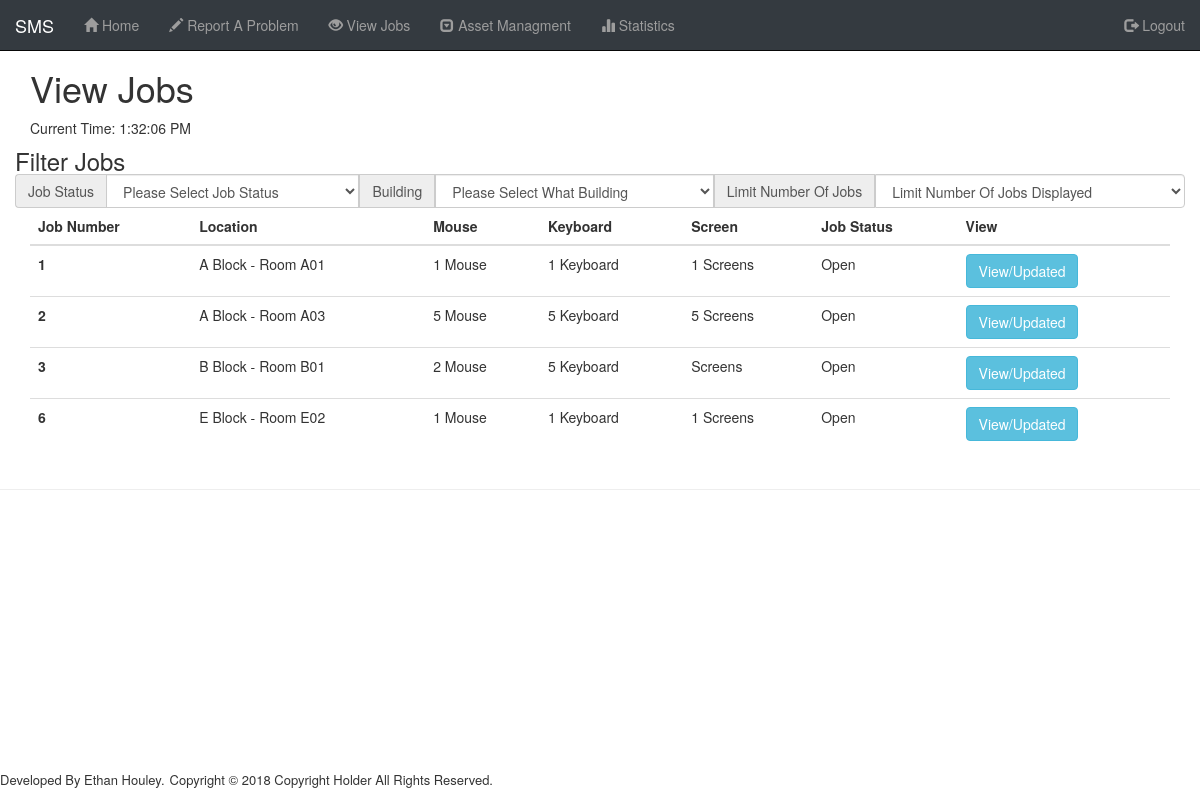
The app's page /PHP/view/ViewJobs.php (signed in), older data.
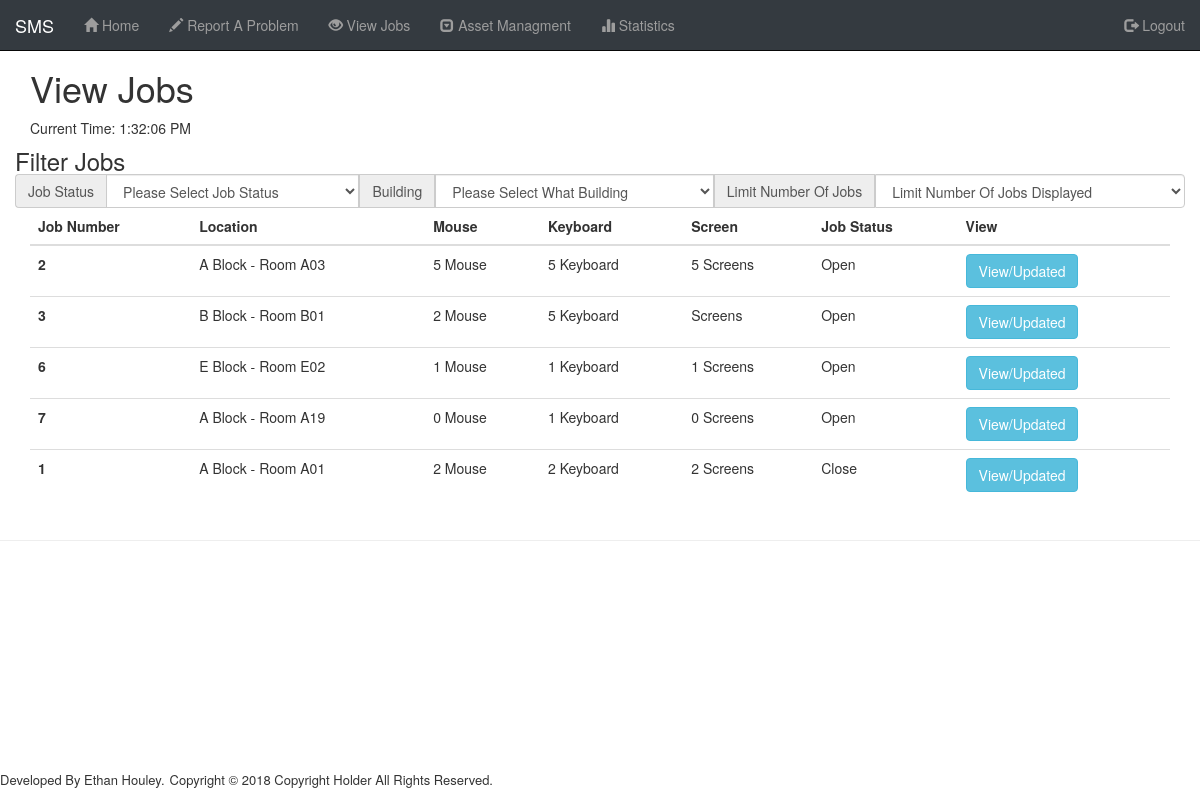
The same page, newer data.
### tables this page shows
CREATE TABLE `job` (
  `JobID` int(10) UNSIGNED NOT NULL,
  `DateLogged` timestamp NOT NULL DEFAULT CURRENT_TIMESTAMP,
  `UserID` int(10) UNSIGNED NOT NULL,
  `RoomID` int(10) UNSIGNED NOT NULL,
  `AssetID` int(10) UNSIGNED DEFAULT NULL,
  `Broken_Mouse` varchar(255) DEFAULT NULL,
  `Broken_Keyboard` varchar(255) DEFAULT NULL,
  `Broken_Screen` varchar(255) DEFAULT NULL,
  `ExtraInfo` text,
  `JobStatusID` int(10) UNSIGNED NOT NULL DEFAULT '0',
  `PartsUsed` varchar(255) DEFAULT NULL,
  `DateComplete` timestamp NULL DEFAULT CURRENT_TIMESTAMP
);

CREATE TABLE `building` (
  `BuildingID` int(10) UNSIGNED NOT NULL,
  `BuildingName` varchar(255) NOT NULL
);

CREATE TABLE `rooms` (
  `RoomID` int(10) UNSIGNED NOT NULL,
  `RoomName` varchar(255) NOT NULL,
  `BuildingID` int(10) UNSIGNED NOT NULL
);

CREATE TABLE `jobstatus` (
  `JobStatusID` int(10) UNSIGNED NOT NULL,
  `JobStatusName` varchar(10) NOT NULL
);

### PHP/View/ViewJobs.php (the view, shortened to what this page needs)
<?php
		include 'include/header.php';
		include 'include/Admin_Access.php';
?>
<div class="Work_Around_Nav">
  <div class="container">
    <h1>View Jobs</h1>
    <p>Current Time:
      <span class="clock" id="time"></span>
    </p>
  </div>
  <div class="container">
    <div class="row">
      <div class="row_heading">
        <h3>Filter Jobs</h3>
      </div>
      <div class="input-group">
        <span class="input-group-addon" id="basic-addon1">Job Status</span>
        <select class="form-control" name="JobStatus" id="JobStatus">
          <option disabled selected>Please Select Job Status</option>
        </select>
        <span class="input-group-addon" id="basic-addon1">Building</span>
				<select class="form-control" name="Building" id="BuildingNumber" onchange="GetRoomInfo(this.value)">
					<option disabled selected>Please Select What Building </option>
					<?php
					echo "</select>";
					?>
          <span class="input-group-addon" id="basic-addon1">Limit Number Of Jobs</span>
          <select class="form-control" name="Displayed" id="Displayed">
            <option disabled selected>Limit Number Of Jobs Displayed </option>
          </select>
      </div>
    </div>
    <table class="table">
      <thead>
        <tr>
          <th>Job Number</th>
          <th>Location</th>
          <th>Mouse</th>
          <th>Keyboard</th>
          <th>Screen</th>
          <th>Job Status</th>
          <th>View</th>
        </tr>
      </thead>
      <tbody>
      <?php
        $JobsLogged_MySQL = "SELECT * FROM job
				INNER JOIN rooms ON job.RoomID = rooms.RoomID
				INNER JOIN building ON rooms.BuildingID = building.BuildingID
				INNER JOIN jobstatus ON job.JobStatusID = jobstatus.JobStatusID;";
        $conn = dbConnect();
      	$stmt = $conn->prepare($JobsLogged_MySQL);
      	$stmt->execute();
      	$result = $stmt->fetchAll();
        foreach($result as $row) {
          echo "<tr>";
          echo '<th scope="row"> ' . $row['JobID'] . ' </th>';
          echo '<td>'. $row['BuildingName'] . ' - Room ' . $row['RoomName'] . '</td>';
          echo '<td>' . $row['Broken_Mouse'] . ' Mouse</td>';
          echo '<td>' . $row['Broken_Keyboard'] . ' Keyboard</td>';
          echo '<td>' . $row['Broken_Screen'] . ' Screens</td>';
          echo '<td>' . $row['JobStatusName'] . '</td>';
          echo '<td><button type="button" class="btn btn-ms btn-info" name="button" onclick="OpenJob(this)" value="'. $row['JobID'] .'" data-toggle="modal" data-target="#JobInfo">View/Updated</button></td>';
          echo "</tr>";
        }
      ?>
      </tbody>
    </table>
  </div>
  <hr>
  <?php
    include 'include/footer.php';
  ?>

### PHP/View/include/header.php (shortened to what this page needs)
<!DOCTYPE html>
<html lang="en">
<head>
	<link rel="stylesheet" href="https://maxcdn.bootstrapcdn.com/bootstrap/3.3.7/css/bootstrap.min.css">
	<link rel="stylesheet" type="text/css" media="screen" href="css/master.css" />
</head>
<body>

### PHP/View/include/Admin_Access.php (shortened to what this page needs)
<?php
  include 'include/header.php';
  switch ($_SESSION['UserStatus']) {
    case 2:
      include 'include/Admin_Nav.php';
      break;
  }
  ?>

### PHP/View/include/Admin_Nav.php (shortened to what this page needs)
<nav class="navbar navbar-inverse remove_radius navbar-fixed-top background_black">
	<div class="container-fluid">
		<div class="navbar-header">
			<a class="navbar-brand" href="#">SMS</a>
		</div>
		<div class="collapse navbar-collapse" id="bs-example-navbar-collapse-1">
			<ul class="nav navbar-nav">
				<li><a href="index.php"><span class="glyphicon glyphicon-home"></span> Home</a></li>
				<li><a href="jobrequest.php"><span class="glyphicon glyphicon-pencil"></span> Report A Problem</a></li>
				<li><a href="ViewJobs.php"><span class="glyphicon glyphicon-eye-open"></span> View Jobs</a></li>
				<li class="dropdown">
					<a href="#" class="dropdown-toggle" data-toggle="dropdown" role="button" aria-haspopup="true" aria-expanded="false"><span class="glyphicon glyphicon-collapse-down"></span> Asset Managment</a>
				</li>
				<li><a href="#"><span class="glyphicon glyphicon-stats"></span> Statistics</a></li>
			</ul>
			<ul class="nav navbar-nav navbar-right ">
				<li><a href="../Model/logout.php" class="text_nav"><span class="glyphicon glyphicon-log-out"></span> Logout</a></li>
			</ul>
		</div>
	</div>
</nav>

### PHP/View/include/footer.php (shortened to what this page needs)
<footer>
		<p class="same_line">Developed By Ethan Houley.</p>
		<p class="same_line"> Copyright &copy; 2018 Copyright Holder All Rights Reserved.</p>
	</footer>
</div>

### PHP/View/css/master.css (style rules this page uses)
.background_black { background-color: #343a40 !important; color: #fff !important; }
.remove_radius { border-radius: 0 !important; }
.Work_Around_Nav { padding-top: 48px; }
.same_line { float: left; margin-right: 5px; font-size: 13px !important; }
h3 { margin: 0 !important; }
footer { position: fixed; right: 0; bottom: 0; left: 0; background-color: rgba(255, 255, 255, 0); }

Row changes from the older to the newer data that the page shows:
added job: JobID "7", building.BuildingName "A Block", RoomID.RoomName "A19", Broken_Mouse "0", Broken_Keyboard "1", Broken_Screen "0", JobStatusID.JobStatusName "Open"
changed job id 1: Broken_Mouse "1" → "2"; Broken_Keyboard "1" → "2"; Broken_Screen "1" → "2"; JobStatusID.JobStatusName "Open" → "Close"; moves down the list
